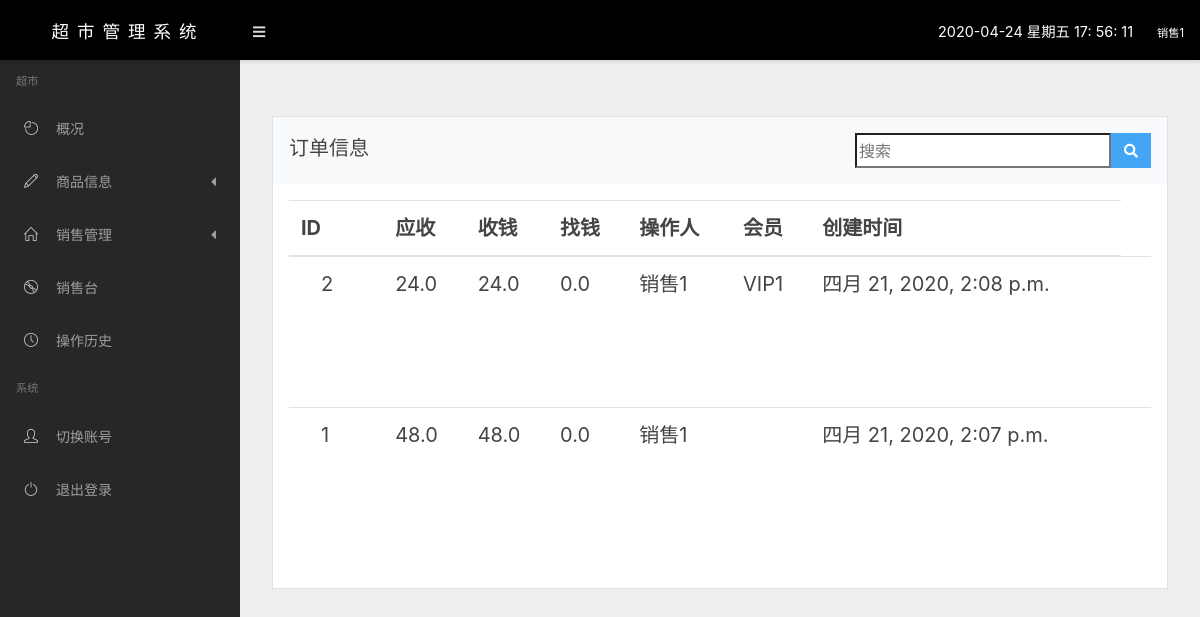
Page /order/ (signed in) on the earlier database version.
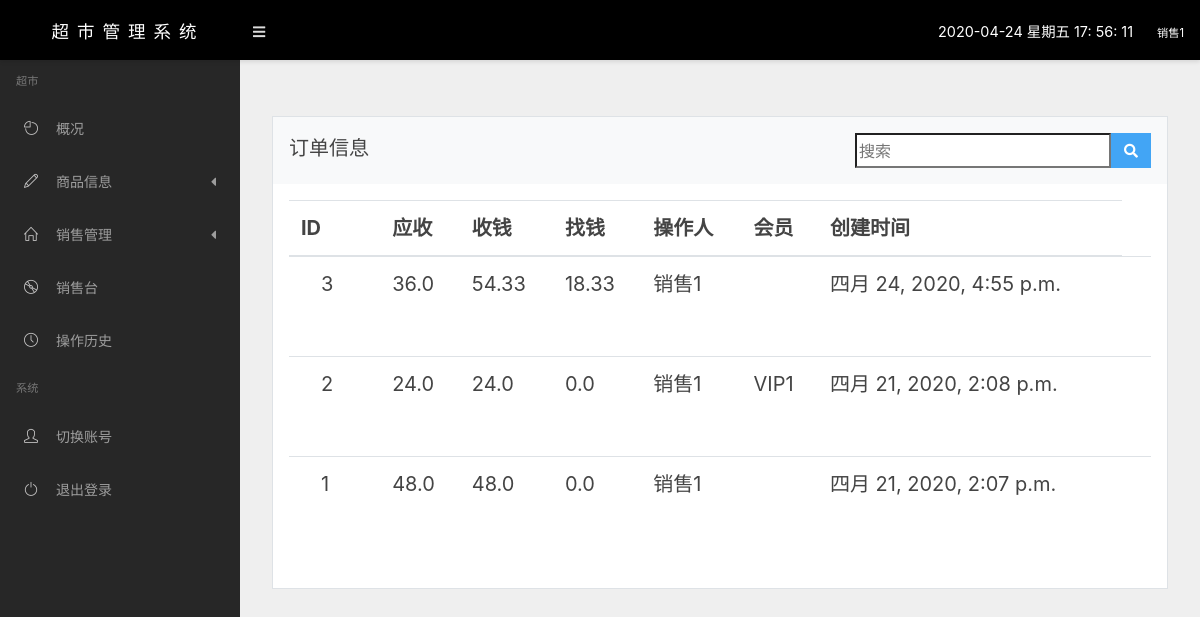
Same page on the later database version.
### app/models.py (models this page shows, shortened)
class Order(models.Model):
    id = models.AutoField(primary_key=True, max_length=100, verbose_name="ID")
    sales = models.ManyToManyField(Sale, verbose_name="销售记录", null=True)
    sum_price = models.FloatField(verbose_name="总价格", default=0)
    in_money = models.FloatField(verbose_name="收钱", default=0)
    out_money = models.FloatField(verbose_name="找零", default=0)
    good_count = models.IntegerField(verbose_name="订单商品数量", default=0)
    profile = models.FloatField(verbose_name="利润", default=0)
    saler = models.ForeignKey(Users, on_delete=models.CASCADE, verbose_name="售货员")
    vip = models.ForeignKey(VIP, on_delete=models.CASCADE, verbose_name="会员", null=True)
    createTime = models.DateTimeField(auto_now=True, verbose_name="创建时间")
    class Meta:
        verbose_name = "销售管理"
        verbose_name_plural = "销售管理"
        ordering = ["-id"]

class Users(models.Model):
    stateChoice = (
        ('T', '同意登陆'),
        ('F', '拒绝登陆'),
    )
    identityChoice = (
        ('0', "财务"),
        ('1', "入库员"),
        ('2', "收银员")
    )
    id = models.AutoField(primary_key=True, max_length=100, verbose_name="ID")
    username = models.CharField(max_length=50, unique=True, verbose_name="账户")
    password = models.CharField(max_length=16, verbose_name="密码")
    nickname = models.CharField(max_length=30, verbose_name="昵称")
    phone = models.CharField(max_length=11, verbose_name="联系电话")
    state = models.CharField(verbose_name="是否允许登陆", choices=stateChoice, max_length=1, default="T")
    identity = models.CharField(verbose_name="身份", choices=identityChoice, max_length=1, default="2")
    createTime = models.DateTimeField(auto_now=True, verbose_name="创建时间")
    class Meta:
        verbose_name = "员工管理"
        verbose_name_plural = "员工管理"

class VIP(models.Model):
    id = models.AutoField(primary_key=True, max_length=100, verbose_name="ID")
    nickname = models.CharField(max_length=30, verbose_name="昵称")
    phone = models.CharField(max_length=11, verbose_name="联系电话",unique=True)
    account = models.FloatField(verbose_name="积分", default=0)
    createTime = models.DateTimeField(auto_now=True, verbose_name="创建时间")
    class Meta:
        verbose_name = "会员管理"
        verbose_name_plural = "会员管理"

### app/libs/identity_check.py (the view)
        def wra(req,*arg,**kwargs):
            identity = req.session.get('identity')
            if not identity:
                return redirect("/login/")
            if int(identity) not in group:
                return redirect("/login/")
            return func(req,*arg,**kwargs)

### app/libs/identity_check.py (called while the page is built)
def check(group):
    def decorator(func):
        def wra(req,*arg,**kwargs):
            identity = req.session.get('identity')
            if not identity:
                return redirect("/login/")
            if int(identity) not in group:
                return redirect("/login/")
            return func(req,*arg,**kwargs)
        return wra
    return decorator

### app/views.py (called while the page is built)
def get_user(request):
    id = request.session.get("id")
    user = Users.objects.get(id=int(id))
    return user

@check([0, 2])
def order(requset):
    user = get_user(requset)
    order = Order.objects.all()
    print(user.identity)
    if user.identity == "0":
        pass
    else:
        order = order.filter(saler=user)
    return render(requset, 'manage/order.html', {"order": order})

### templates/manage/order.html (shortened to what this page needs)
{% extends 'manage/base/base.html' %}
{% block content %}
    <div class="row mt-4">
        <div class="col-md-12">
                    <div class="card">
                        <div class="card-header bg-light">
                                订单信息
         <div class="w3l_search float-right">
    			<form action="/goods/" method="get">
    				<input type="search" name="Search" style="Float:left;height:35px;font-size: 16px" placeholder="搜索" required="">
    				<button type="submit" class="btn btn-primary" style="Float:left;height:35px" aria-label="Left Align">
    					<i class="fa fa-search" aria-hidden="true"> </i>
    				</button>
    			</form>
		      </div>
                        </div>
                        <div class="card-body">
                            <div class="table-responsive">
                                <table class="table table-hover">
                                    <thead>
                                    <tr>
                                        <th>ID</th>
                                        <th>应收</th>
                                        <th>收钱</th>
                                        <th>找钱</th>
                                        <th>操作人</th>
                                        <th>会员</th>
                                        <th>创建时间</th>
                                    </tr>
                                    </thead>
                                    <tbody style="height: 300px;overflow-y: auto">
                                    {% for g in order %}
                                    <tr>
                                        <td>
                                            <span>{{ g.id }}</span>
                                        </td>
                                        <td>{{ g.sum_price }}</td>
                                        <td class="text-nowrap">{{ g.in_money }}</td>
                                        <td>{{ g.out_money }}</td>
                                        <td>{{ g.saler.nickname }}</td>
                                        <td>{{ g.vip.nickname }}</td>
                                        <td>{{ g.createTime }}</td>
                                        <td>
                                        </td>
                                    </tr>
                                    {% endfor %}
                                    </tbody>
                                </table>
                            </div>
                        </div>
                    </div>
                </div>
    </div>
{% endblock %}

Differences in the rows shown:
added Order: id "3", sum_price "36.0", in_money "54.33", out_money "18.33", saler.nickname "销售1", createTime "四月 24, 2020, 4:55 p.m."
